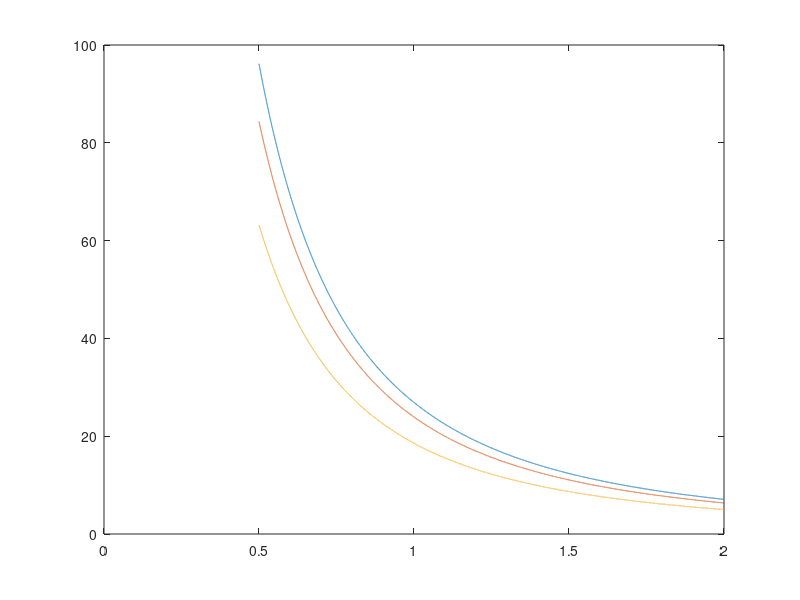

This figure's MATLAB source: (Note: this script raises an error after producing the figure.)
clear all
close all
clc

% Define power quantities
Php = 180; % hp
Pinlbs = Php * 550 * 12; % in-lb/s

% Define rotational speed quantities
omegaRPM = 2700; % rpm
omegaRAD = omegaRPM * 1/60 * (2*pi); % rad/s

% Calculate torque in shaft
T = (Pinlbs / omegaRAD) * 1/1000; % kip-in

% Define FOS and calculate max allowable shear stress
FOS = 1.5; % unitless
tau_shear = 26; % ksi
tau_max = (tau_shear / FOS); % ksi

% Define 6061-T6 aluminum density
rho = 0.098; % lb/in^3

% Define loop parameters for testing inner radius values
min_test = 0.5; % in
max_test = 2.0; % in
step = 1e-4; % in

i=0;
k=0;
for d = min_test:step:max_test
    k=k+1;
    
    % Calculate radius value for ease
    r = d/2; % in
    
    % Create diameter vector for plotting
    diam(k) = d; % in
    
    % Loop for 0.090 wall thickness
    for w = 0.090 % in
        i = i+1;
        J = (pi*(((r+w)^4)-(r^4)))/2; % in^4
        tau090 = (T*(r+w))/J; % ksi
        weight = rho * ((pi*(r+w)^2)-(pi*(r)^2)) * 12; % lb/ft
        
        %  Add values to vector for all shaft options
        option(i,1) = d;
        option(i,2) = w;
        option(i,3) = tau090;
        option(i,4) = weight;
        
        % Create shear stress vector for plotting
        tau_090(k) = tau090;
    end
    
    % Loop for 0.100 wall thickness
    for w = 0.100 % in
        i = i+1;
        J = (pi*(((r+w)^4)-(r^4)))/2; % in^4
        tau100 = (T*(r+w))/J; % ksi
        weight = rho * ((pi*(r+w)^2)-(pi*(r)^2)) * 12; % lb/ft
        
        % Add values to vector for all shaft options
        option(i,1) = d;
        option(i,2) = w;
        option(i,3) = tau100;
        option(i,4) = weight;
        
        % Create shear stress vector for plotting
        tau_100(k) = tau100;
    end
    
    % Loop for 0.125 wall thickness
    for w = 0.125 % in
        i = i+1;
        J = (pi*(((r+w)^4)-(r^4)))/2; % in^4
        tau125 = (T*(r+w))/J; % ksi
        weight = rho * ((pi*(r+w)^2)-(pi*(r)^2)) * 12; % lb/ft
        
        % Add values to vector for all shaft options
        option(i,1) = d;
        option(i,2) = w;
        option(i,3) = tau125;
        option(i,4) = weight;
        
        % Create shear stress vector for plotting
        tau_125(k) = tau125;
    end
    
end

% Plot diameter and shear stress data for given wall thickness options
figure
plot(diam,tau_090,diam,tau_100,diam,tau_125)
yline(tau_max,'k','Max Allowable Shear Stress')
xlabel('Inner Diameter [in]')
ylabel('Shear Stress [ksi]')
legend('0.090" Wall','0.100" Wall','0.125" Wall')
set(gcf, 'color', 'w')

% Identify all shaft options that have shear stress under allowable value
n=0;
for m = 1:length(option)
    if option(m,3) < tau_max
        n=n+1;
        valid(n,1) = option(m,1);
        valid(n,2) = option(m,2);
        valid(n,3) = option(m,3);
        valid(n,4) = option(m,4);
    end
end

% Identify shaft combo with the lowest weight from valid options
[best_weight,index] = min(valid(:,4));

% Write best measurements to new variables
new_diam = valid(index,1);
new_wall = valid(index,2);
new_tau = valid(index,3);
new_weight = valid(index,4);
new_FOS = tau_shear / new_tau;

% Print ideal shaft information to command window
fprintf('--- Ideal shaft information --- \n\n');
fprintf('Inner Diameter: %7.5f in \n',new_diam);
fprintf('Wall Thickness: %7.5f in \n',new_wall);
fprintf('Shear Stress: %7.5f ksi \n',new_tau);
fprintf('Weight: %7.5f lb/ft \n',new_weight);
fprintf('Factor of Safety: %7.5f \n',new_FOS);
